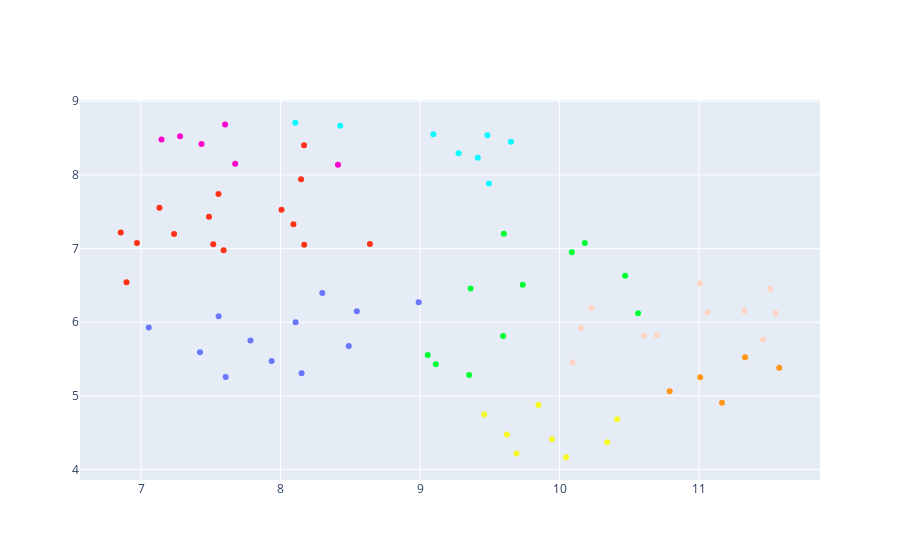

Notebook code cell kept with this figure:
### Code cell
fig = go.Figure(data=go.Scatter(x=Xr[:, 0],
                                y=Xr[:, 1],
                                mode='markers',
                                text=[f'{label}|{n_token}' for label, n_token in zip(aggr.label, aggr.n_texts)],
                                marker_color=plotly_color_categorical_values(cluster)))


fig.show()

### Figure 1 — Plotly figure (JSON) as saved in the notebook; plotly's stock layout.template omitted (floating-point values rounded to 4 significant figures)
{"data": [{"marker": {"color": ["#F6F926", "#FF9616", "#F6F926", "#F6F926", "#F6F926", "#F6F926", "#FED4C4", "#6A76FC", "#6A76FC", "#FD3216", "#FED4C4", "#0DF9FF", "#6A76FC", "#6A76FC", "#FD3216", "#FD3216", "#00FE35", "#0DF9FF", "#00FE35", "#00FE35", "#FD3216", "#0DF9FF", "#FE00CE", "#00FE35", "#FD3216", "#6A76FC", "#FED4C4", "#00FE35", "#0DF9FF", "#00FE35", "#FED4C4", "#FED4C4", "#FD3216", "#FE00CE", "#00FE35", "#0DF9FF", "#6A76FC", "#0DF9FF", "#FD3216", "#FD3216", "#F6F926", "#FE00CE", "#FED4C4", "#FD3216", "#00FE35", "#FF9616", "#00FE35", "#FD3216", "#FED4C4", "#6A76FC", "#00FE35", "#FE00CE", "#F6F926", "#F6F926", "#6A76FC", "#6A76FC", "#FED4C4", "#FD3216", "#FED4C4", "#6A76FC", "#0DF9FF", "#FD3216", "#FD3216", "#FF9616", "#00FE35", "#0DF9FF", "#6A76FC", "#FD3216", "#6A76FC", "#FD3216", "#FED4C4", "#FE00CE", "#FE00CE", "#FF9616", "#FED4C4", "#FF9616"]}, "mode": "markers", "text": ["Drama|370", "Comedy|195", "Comedy,Drama|139", "Drama,Romance|132", "Comedy,Drama,Romance|116", "Comedy,Romance|85", "Horror|77", "Drama,Thriller|74", "Horror,Thriller|69", "Action,Crime,Drama|67", "Adventure,Animation,Comedy|65", "Documentary|64", "Crime,Drama,Thriller|62", "Thriller|53", "Action,Crime,Thriller|49", "Action,Adventure,Sci-Fi|41", "Action,Comedy,Crime|41", "Action,Adventure,Drama|36", "Action|36", "Crime,Drama|35", "Crime,Drama,Mystery|30", "Biography,Drama,History|30", "Biography,Drama|30", "Action,Adventure,Comedy|28", "Action,Thriller|28", "Horror,Mystery,Thriller|28", "Comedy,Horror|27", "Comedy,Crime,Drama|26", "Action,Adventure,Fantasy|25", "Crime,Thriller|22", "Family|22", "Action,Adventure,Animation|22", "Action,Horror,Sci-Fi|20", "Biography,Drama,Romance|20", "Action,Comedy|19", "Action,Drama|19", "Drama,Mystery,Thriller|19", "Action,Drama,History|19", "Action,Drama,Thriller|18", "Action,Sci-Fi,Thriller|18", "Drama,Horror,Thriller|16", "Action,Biography,Drama|15", "Action,Comedy,Horror|15", "Horror,Sci-Fi,Thriller|15", "Adventure,Family,Fantasy|15", "Drama,Family|14", "Adventure,Comedy,Drama|14", "Drama,War|14", "Adventure,Comedy,Family|14", "Mystery,Thriller|14", "Comedy,Crime|14", "Biography,Comedy,Drama|14", "Drama,Romance,Thriller|12", "Comedy,Drama,Fantasy|12", "Drama,Horror,Mystery|12", "Drama,Fantasy,Horror|12", "Adventure,Animation,Family|12", "Crime,Mystery,Thriller|12", "Adventure,Family|12", "Horror,Mystery|12", "Action,Adventure|12", "Drama,History,War|12", "Action,Adventure,Crime|11", "Comedy,Family|11", "Crime|11", "Drama,History|11", "Drama,Mystery,Romance|11", "Action,Horror|11", "Drama,Mystery|11", "Action,Adventure,Thriller|11", "Adventure,Comedy|10", "Biography,Crime,Drama|10", "Comedy,Drama,Music|10", "Adventure,Drama,Family|10", "Horror,Sci-Fi|10", "Drama,Music|10"], "type": "scatter", "x": [9.46, 11.01, 10.41, 9.691, 10.05, 10.34, 10.09, 7.936, 8.547, 8.641, 11.32, 8.428, 8.489, 8.99, 8.007, 7.555, 9.362, 9.483, 9.601, 9.352, 6.896, 8.106, 7.603, 10.18, 8.17, 8.108, 10.61, 9.595, 9.651, 9.055, 11.46, 11.51, 7.237, 7.147, 10.47, 9.494, 7.056, 9.095, 8.093, 7.488, 9.946, 8.412, 10.23, 7.592, 9.736, 11.16, 10.09, 8.147, 11.06, 8.151, 10.56, 7.434, 9.622, 9.849, 7.556, 7.785, 11.55, 6.971, 11.01, 8.299, 9.414, 8.169, 6.855, 11.33, 9.113, 9.276, 7.423, 7.518, 7.607, 7.132, 10.7, 7.675, 7.28, 11.57, 10.15, 10.79], "y": [4.749, 5.252, 4.683, 4.22, 4.167, 4.369, 5.453, 5.473, 6.148, 7.061, 6.157, 8.667, 5.677, 6.27, 7.528, 7.74, 6.459, 8.537, 7.202, 5.283, 6.543, 8.708, 8.684, 7.075, 7.053, 5.999, 5.821, 5.812, 8.451, 5.555, 5.767, 6.452, 7.197, 8.482, 6.632, 7.885, 5.927, 8.554, 7.329, 7.432, 4.412, 8.139, 6.19, 6.979, 6.509, 4.908, 6.952, 7.941, 6.134, 5.308, 6.122, 8.419, 4.476, 4.875, 6.083, 5.752, 6.123, 7.075, 6.531, 6.397, 8.234, 8.404, 7.218, 5.525, 5.43, 8.295, 5.591, 7.059, 5.257, 7.554, 5.823, 8.153, 8.526, 5.381, 5.921, 5.064]}], "layout": {}}
